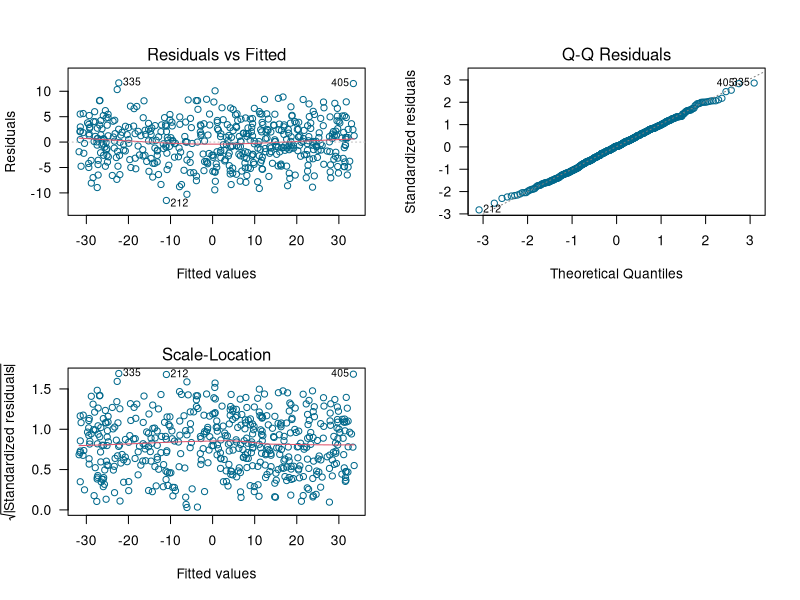
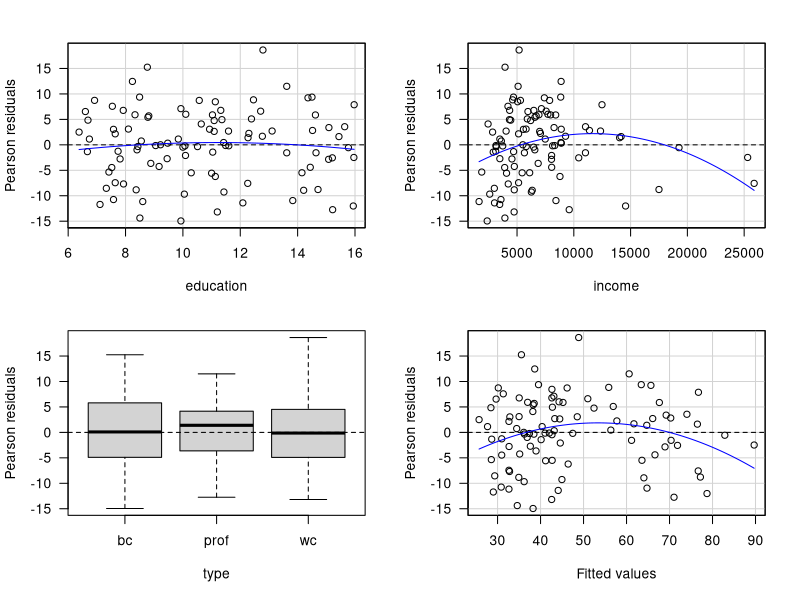
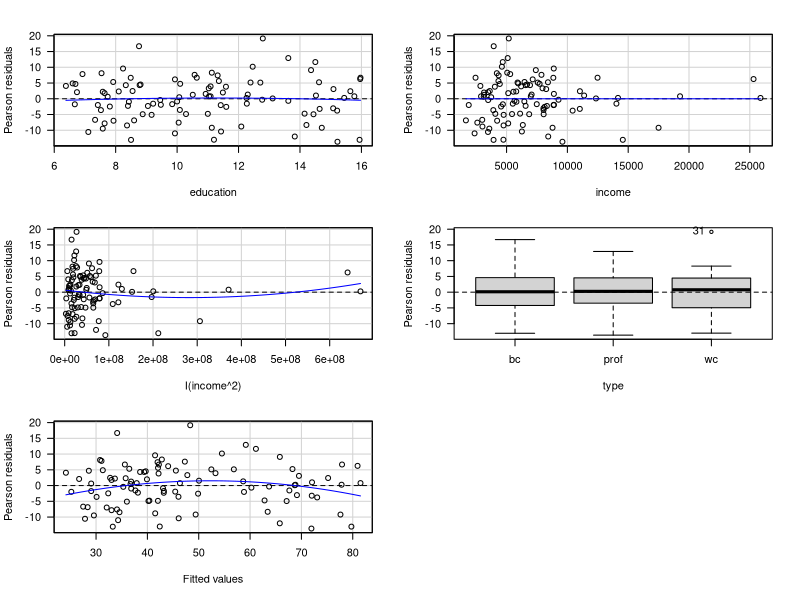
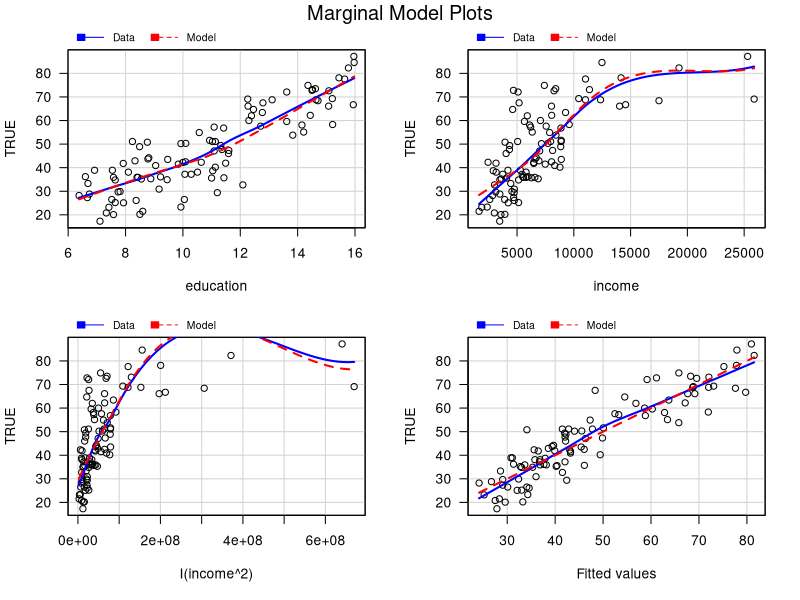

Write the R code that produced these figures, in order.
## ---- chunk 1
gen_dat <- function(n) {
  varianza <- 16
  x <- runif(n=n, min=-5, max=6)
  media <- 4 - 6 * x
  y <- rnorm(n=n, mean=media, sd=sqrt(varianza))
  marco_datos <- data.frame(y=y, x=x)
  return(marco_datos)
}

datos <- gen_dat(n=500)
mod <- lm(y ~ x, data=datos)
## ---- chunk 2
par(mfrow=c(2, 2))
plot(mod, las=1, col='deepskyblue4', which=1:3)
## ---- chunk 3
library(car)
prestige_mod <- lm (prestige ~ education + income + type, data=Prestige)
## ---- chunk 4
residualPlots(prestige_mod, las=1)
## ---- chunk 5
prestige_mod <- lm (prestige ~ education + income + I(income^2) + type, data=Prestige)
## ---- chunk 6
residualPlots(prestige_mod, las=1)
## ---- chunk 7
marginalModelPlots(prestige_mod, las=1)
